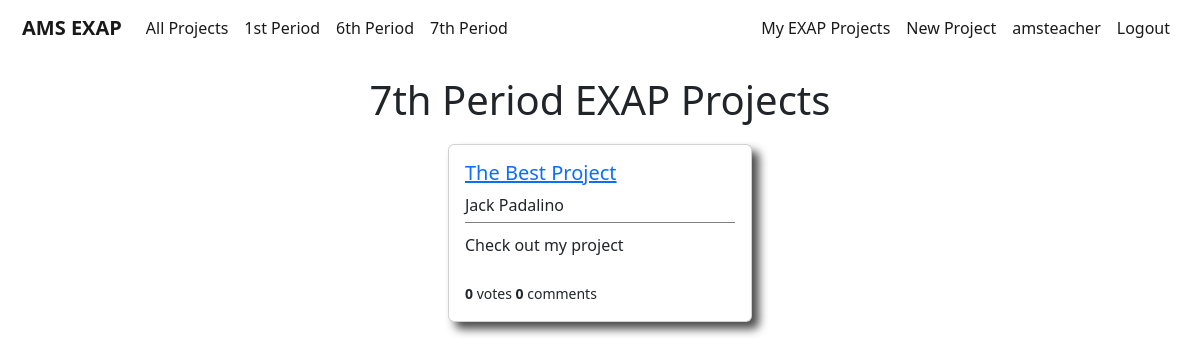
Before: /users/seventhperiodprojects/ (signed in) with the older database file.
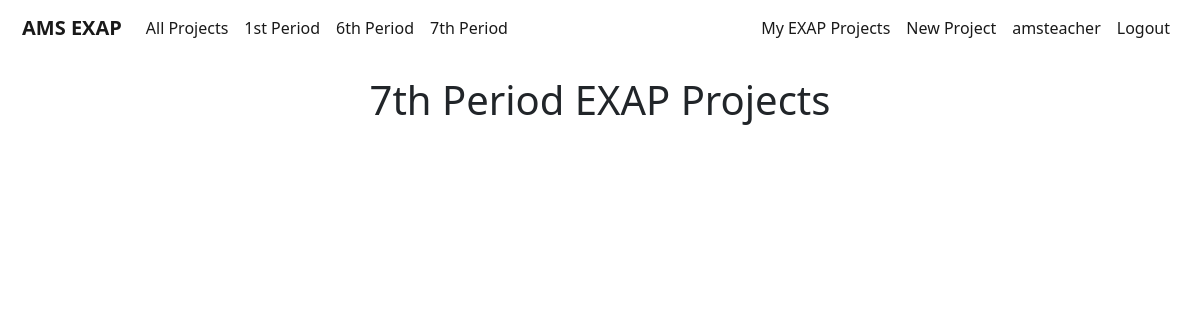
After: the same page with the newer database file.
### users/models.py (models this page shows, shortened)
class Project(models.Model):
    student = models.ForeignKey(User,on_delete=models.CASCADE)
    period = models.IntegerField(choices=periods,default=1)
    liked = models.ManyToManyField(User,default=None,blank=True,related_name='likes')
    title = models.CharField(max_length=50,default='My EXAP project')
    blurb = models.CharField(max_length=100,default='Check out my project')
    description = models.TextField(default="I haven't written my project description yet, but trust me it will be awesome!")
    video = models.CharField(max_length=1000,blank=True)

### users/views.py (the view)
# urls.py: path('seventhperiodprojects/',SeventhPeriodProjectListView.as_view(),name='users-seventhperiodprojects'),
class SeventhPeriodProjectListView(LoginRequiredMixin,ListView):
    model = Project
    template_name = 'users/seventhperiodprojects.html'
    context_object_name = 'projects'
    def get_queryset(self):
        projects = Project.objects.filter(period=7)
        return projects

### users/templates/users/seventhperiodprojects.html
{% extends 'main/base.html' %}
{% block content %}
<div class='page-title'>
    <h1>7th Period EXAP Projects</h1>
</div>
{% if user.is_authenticated %}
    <div class='container'>
        {% for project in projects %}
            <div class="card project-card" style="width: 19rem;">
                <div class="card-body project-card-body">
                    <h5><a class="article-title" href="{% url 'project-details' project.pk %}">{{ project.title }}</a></h5>
                    <h8 class="card-title project-card-student">{{ project.student.first_name }} {{ project.student.last_name }}</h8>
                    <div class='project-card-blurb'>
                        <p class="card-text project-card-text">{{ project.blurb }}</p>
                    </div>
                    <br>
                    <small><b>{{ project.liked.all.count }}</b> votes <b>{{ project.comments.all.count }}</b> comments</small>
                </div>
            </div>
        {% endfor %}
    </div>
{% endif %}
{% endblock content %}

Changed rows visible on the page:
removed Project: title "The Best Project", student.first_name "Jack", student.last_name "Padalino", blurb "Check out my project", liked.all.count "0", comments.all.count "0"
